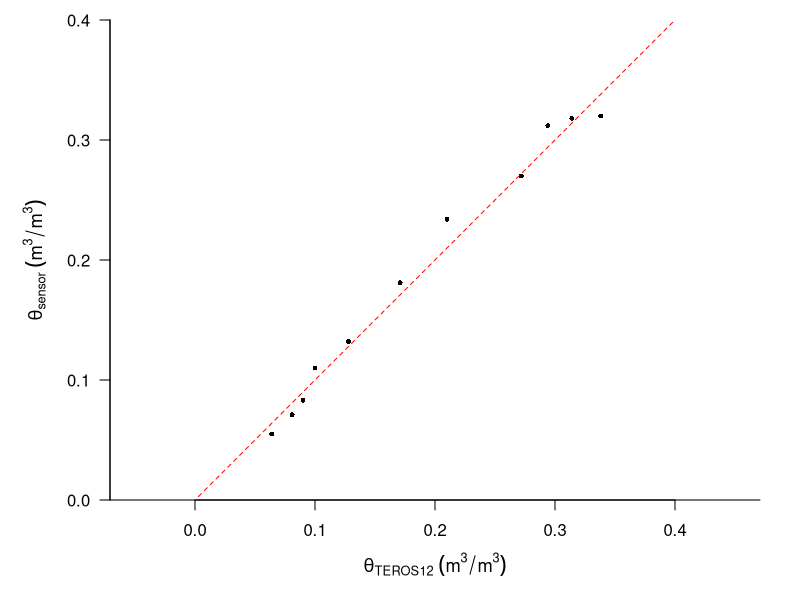
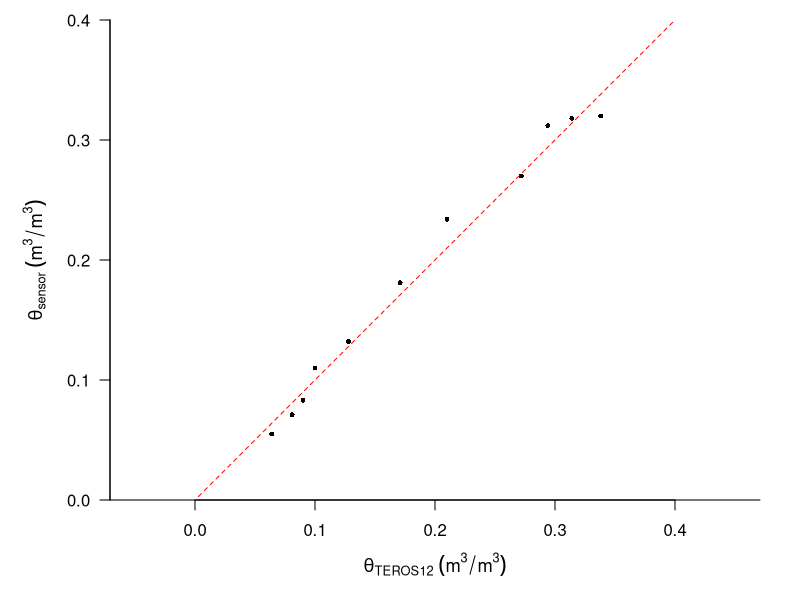

Here is the R script that generated these plots, in order:

sensor <- c(0.055, 0.071, 0.083, 0.110, 0.132,
            0.181, 0.234, 0.270, 0.312, 0.318, 0.320)

teros <- c(0.064, 0.081, 0.090, 0.100, 0.128,
           0.171, 0.210, 0.272, 0.294, 0.314, 0.338)

draw_plot <- function() {
  par(mar = c(5, 5.5, 1, 2), xaxs = "i", yaxs = "i")
  
  plot(teros, sensor,
       xlab = expression(theta[TEROS12] ~ (m^3/m^3)),
       ylab = expression(theta[sensor] ~ (m^3/m^3)),
       pch = 16, cex = 0.65,
       xlim = c(0, 0.4), ylim = c(0, 0.4),
       asp = 1, main = "",
       cex.lab = 1.1, cex.axis = 0.9,
       las = 1, bty = "l",
       xaxt = "n", yaxt = "n")
  
  axis(1, at = seq(0, 0.4, 0.1),
       labels = sprintf("%.1f", seq(0, 0.4, 0.1)))
  axis(2, at = seq(0, 0.4, 0.1),
       labels = sprintf("%.1f", seq(0, 0.4, 0.1)),
       las = 1)
  
  abline(0, 1, col = "red", lty = 2, lwd = 1)
}

# Αποθήκευση
png("sensor_vs_teros.png",
    width = 1800, height = 1800, res = 300)
draw_plot()
dev.off()

# Εμφάνιση στο RStudio Plots
if (dev.cur() != 1) dev.off()
dev.new()
draw_plot()
